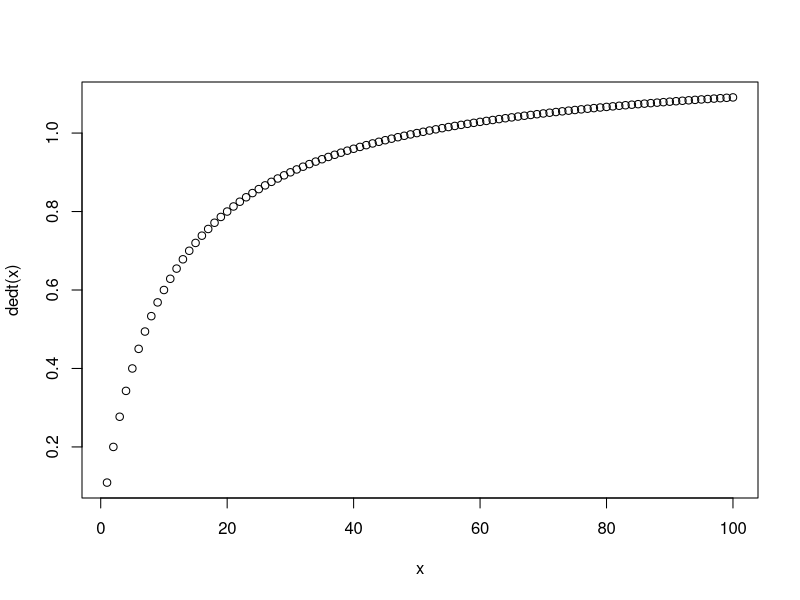
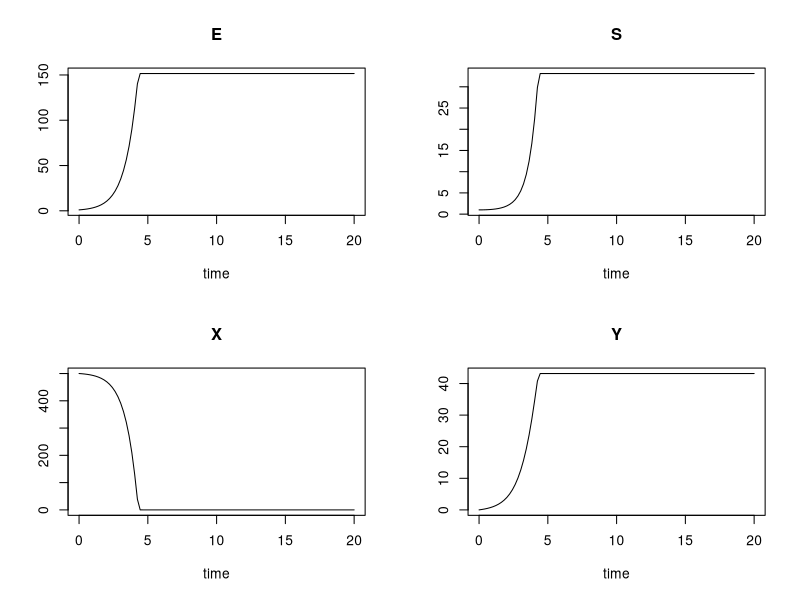
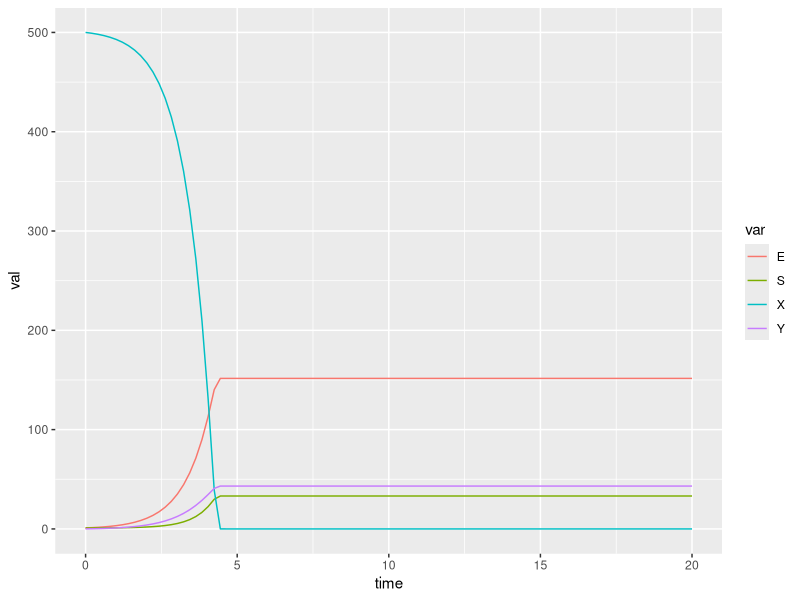
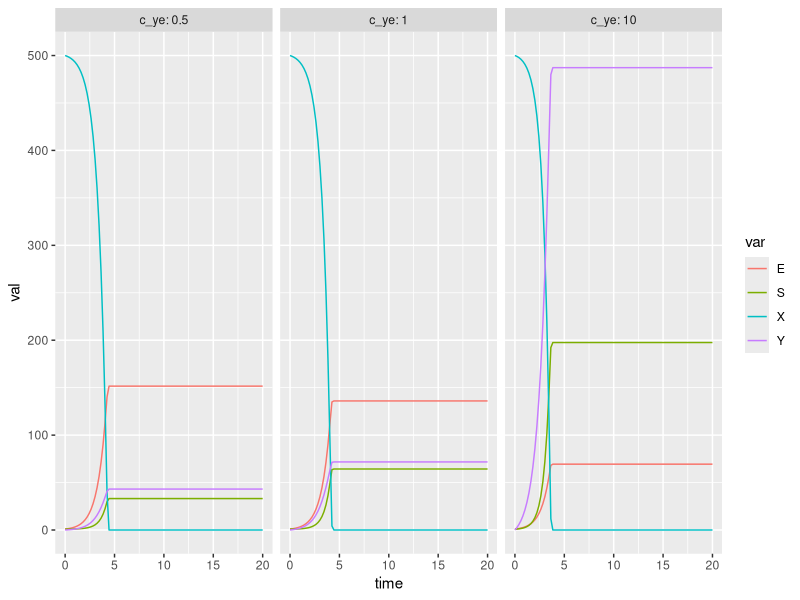

Write R code to recreate these figures, in order.
## ---- chunk 1
knitr::opts_chunk$set(echo = TRUE)
## ---- chunk 2
library(tidyverse)
library(deSolve)
## ---- chunk 3
dedt = function(x, v = 1.2, k = 10){
  v * x / (x + k)
}
x = 1:100
plot(x, dedt(x))

## ---- chunk 4
parms = c(v_xe = 1.2, k_xe = 10, c_ye = 0.5,
          v_s = 1.8, k_xs = 10, k_ys = 5, g_xe = 3, g_xs = 1.5)
## ---- chunk 5
y0 = c(E = 1, S = 1, X = 500, Y = 0)
## ---- chunk 6
times = seq(from = 0, to = 20, length.out = 100) # saves 100 measurements
## ---- chunk 7

facilitation = function(t, y, parms){
  with(as.list(c(y,parms)),{
    dE = E * v_xe * X / (X + k_xe)
    dS = S * v_s * X / (X + k_xs) * Y / (Y + k_ys)
    dX = - g_xe * E * v_xe * X / (X + k_xe) - g_xs * S * v_s * X / (X + k_xs) * Y / (Y + k_ys)
    dY = c_ye * E * v_xe * X / (X + k_xe) -  S * v_s * X / (X + k_xs) * Y / (Y + k_ys)
    list(c(dE, dS, dX, dY))
  })
}
## ---- chunk 8

out = ode(y0, times, facilitation, parms)

## ---- chunk 9
plot(out)
## ---- chunk 10

out %>%
  data.frame() %>%
  pivot_longer(-time, names_to = "var", values_to = "val") %>%
  ggplot(aes(x = time, y = val, color = var))+
  geom_line()

## ---- chunk 11
c_yes = c(0.5, 1, 10)
results = data.frame()
for (curr_c_ye in c_yes){
  parms["c_ye"] = curr_c_ye
  this_result = ode(y0, times, facilitation, parms) %>%
      data.frame() %>%
      pivot_longer(-time, names_to = "var", values_to = "val") %>%
      mutate(c_ye = curr_c_ye)
  results = rbind(results, this_result)
}

results %>%
  ggplot(aes(x = time, y = val, color = var))+
  geom_line()+
  facet_wrap(~c_ye, labeller = label_both)
## ---- chunk 12

facilitation = function(t, y, parms){
  with(as.list(c(y,parms)),{
    
    # here's a check for X, which often goes to zero:
    if (X < 0){
       X = 0
    }
    
    dE = E * v_xe * X / (X + k_xe)
    dS = S * v_s * X / (X + k_xs) * Y / (Y + k_ys)
    dX = - g_xe * E * v_xe * X / (X + k_xe) - g_xs * S * v_s * X / (X + k_xs) * Y / (Y + k_ys)
    dY = c_ye * E * v_xe * X / (X + k_xe) -  S * v_s * X / (X + k_xs) * Y / (Y + k_ys)
    list(c(dE, dS, dX, dY))
  })
}
